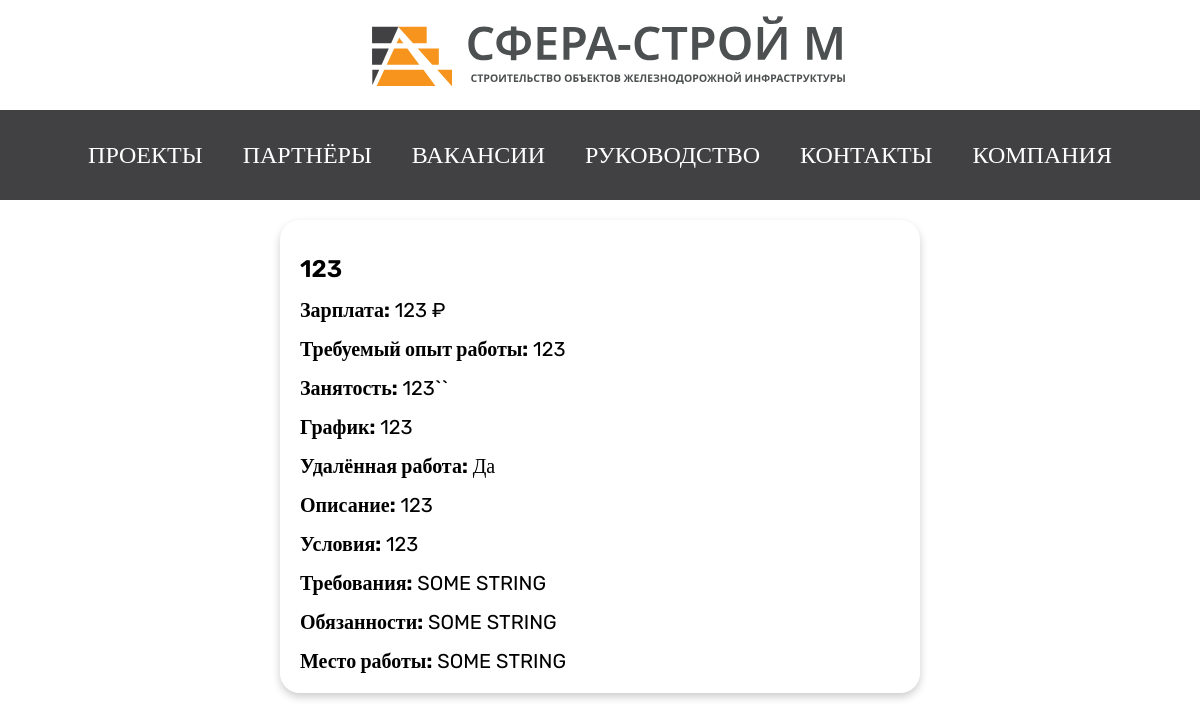
The page /job/6/ on the database its author committed.
### main/models.py (models this page shows)
class Jobs(models.Model):
    name = models.CharField(max_length=100)
    salary = models.CharField(max_length=100)
    trebuyemyy_opyt_raboty = models.CharField(max_length=100)
    zanyatost = models.CharField(max_length=100)
    grafik = models.CharField(max_length=100)
    udalonnayarabota = models.BooleanField(choices=[(True, 'Да'), (False, 'Нет')], default=False)
    kratkoye_opisaniye = models.TextField(max_length=255)
    usloviya = models.TextField()
    trebovaniya = models.TextField(default='SOME STRING')
    obyazannosti = models.TextField(default='SOME STRING')
    mesto_raboty = models.CharField(max_length=100, default='SOME STRING')

### main/views.py (the view)
# urls.py: path('job/<int:id>/', views.job_detail, name='job_detail'),
def job_detail(request, id):
    job = get_object_or_404(Jobs, id=id)
    return render(request, 'job_detail.html', {'job': job})

### templates/job_detail.html (shortened to what this page needs)
{% extends "header.html" %}
{% block content %}
    {% load static %}
    <link rel="stylesheet" href="{% static 'css/job_detail.css' %}">
    <div class="conteiner">
<div class="boxjob">
    <div class="name">{{ job.name }}</div>
    <div class="salary"><strong>Зарплата:</strong> {{ job.salary }} ₽</div>
    <div class="city"><strong>Требуемый опыт работы:</strong> {{ job.trebuyemyy_opyt_raboty }}</div>
    <div class="city"><strong>Занятость:</strong> {{ job.zanyatost }}</div>
    <div class="city"><strong>График:</strong> {{ job.grafik }}</div>
    <div class="city"><strong>Удалённая работа:</strong> {{ job.udalonnayarabota|yesno:"Да,Нет" }}</div>
    <div class="city"><strong>Описание:</strong> {{ job.kratkoye_opisaniye }}</div>
    <div class="city"><strong>Условия:</strong> {{ job.usloviya }}</div>
    <div class="city"><strong>Требования:</strong> {{ job.trebovaniya }}</div>
    <div class="city"><strong>Обязанности:</strong> {{ job.obyazannosti }}</div>
    <div class="city"><strong>Место работы:</strong> {{ job.mesto_raboty }}</div>
</div>
    </div>
{% endblock %}

### static/css/job_detail.css (style rules this page uses)
.conteiner { display: flex; align-items: center; justify-content: center; }
.boxjob { min-width: 50%; display: flex; margin-top: 20px; font-size: 20px; flex-direction: column; box-shadow: 0 4px 8px rgba(0, 0, 0, 0.2); padding: 20px; text-decoration: none; border-radius: 20px; background-color: #ffffff2b; transition: box-shadow 0.3s ease, background-color 0.3s ease; color: black; max-width: 50%; }
.name { font-family: Rubik, serif; font-weight: 600; margin-top: 15px; font-size: 24px; }
.salary, .city { font-family: Rubik, serif; font-weight: 400; margin-top: 15px; }
@media (min-width: 769px) { .boxjob { max-width: 50%; } }
@media (min-width: 769px) { .salary, .city { display: inline-block; margin-right: 20px; } }

### rows shown on the page
Jobs: name "123", salary "123", trebuyemyy_opyt_raboty "123", zanyatost "123``", grafik "123", udalonnayarabota "Да", kratkoye_opisaniye "123", usloviya "123", trebovaniya "SOME STRING", obyazannosti "SOME STRING", mesto_raboty "SOME STRING"
